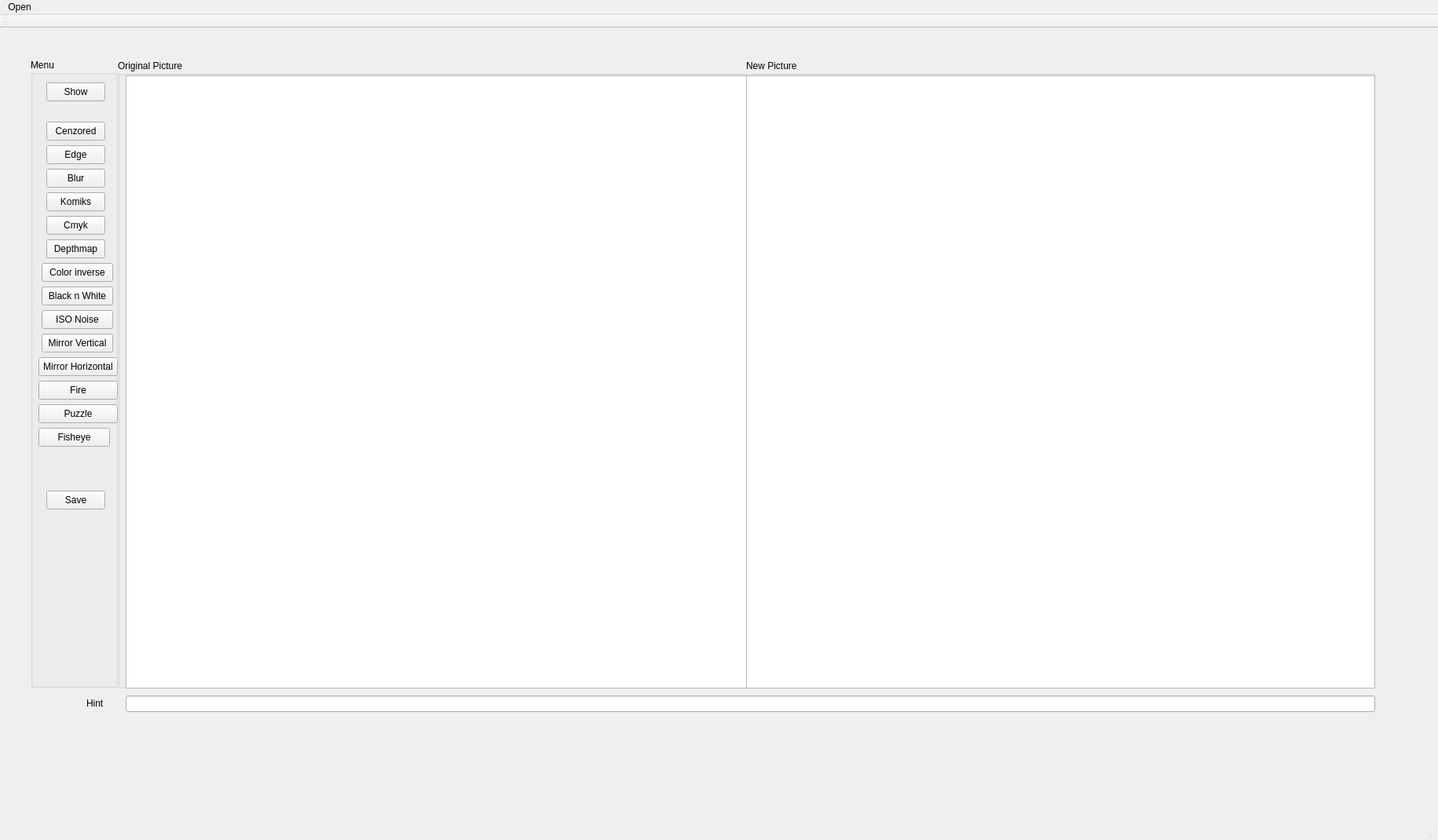
<?xml version="1.0" encoding="UTF-8"?>
<ui version="4.0">
 <class>T_ProjectClass</class>
 <widget class="QMainWindow" name="T_ProjectClass">
  <property name="geometry">
   <rect>
    <x>0</x>
    <y>0</y>
    <width>1831</width>
    <height>1070</height>
   </rect>
  </property>
  <property name="windowTitle">
   <string>T_Project</string>
  </property>
  <widget class="QWidget" name="centralWidget">
   <widget class="QGroupBox" name="groupBoxMenu">
    <property name="geometry">
     <rect>
      <x>39</x>
      <y>39</y>
      <width>111</width>
      <height>801</height>
     </rect>
    </property>
    <property name="title">
     <string>Menu</string>
    </property>
    <widget class="QPushButton" name="pushButtonShow">
     <property name="geometry">
      <rect>
       <x>20</x>
       <y>30</y>
       <width>75</width>
       <height>24</height>
      </rect>
     </property>
     <property name="text">
      <string>Show</string>
     </property>
    </widget>
    <widget class="QPushButton" name="pushButtonCenzored">
     <property name="geometry">
      <rect>
       <x>20</x>
       <y>80</y>
       <width>75</width>
       <height>24</height>
      </rect>
     </property>
     <property name="text">
      <string>Cenzored</string>
     </property>
    </widget>
    <widget class="QPushButton" name="pushButtonEdge">
     <property name="geometry">
      <rect>
       <x>20</x>
       <y>110</y>
       <width>75</width>
       <height>24</height>
      </rect>
     </property>
     <property name="text">
      <string>Edge</string>
     </property>
    </widget>
    <widget class="QPushButton" name="pushButtonBlur">
     <property name="geometry">
      <rect>
       <x>20</x>
       <y>140</y>
       <width>75</width>
       <height>24</height>
      </rect>
     </property>
     <property name="text">
      <string>Blur</string>
     </property>
    </widget>
    <widget class="QPushButton" name="pushButtonKomiks">
     <property name="geometry">
      <rect>
       <x>20</x>
       <y>170</y>
       <width>75</width>
       <height>24</height>
      </rect>
     </property>
     <property name="text">
      <string>Komiks</string>
     </property>
    </widget>
    <widget class="QPushButton" name="pushButtonCmyk">
     <property name="geometry">
      <rect>
       <x>20</x>
       <y>200</y>
       <width>75</width>
       <height>24</height>
      </rect>
     </property>
     <property name="text">
      <string>Cmyk</string>
     </property>
    </widget>
    <widget class="QPushButton" name="pushButtonDepthmap">
     <property name="geometry">
      <rect>
       <x>20</x>
       <y>230</y>
       <width>75</width>
       <height>24</height>
      </rect>
     </property>
     <property name="text">
      <string>Depthmap</string>
     </property>
    </widget>
    <widget class="QPushButton" name="pushButtonColorInverse">
     <property name="geometry">
      <rect>
       <x>14</x>
       <y>260</y>
       <width>91</width>
       <height>24</height>
      </rect>
     </property>
     <property name="text">
      <string>Color inverse</string>
     </property>
    </widget>
    <widget class="QPushButton" name="pushButtonBlackNWhite">
     <property name="geometry">
      <rect>
       <x>14</x>
       <y>290</y>
       <width>91</width>
       <height>24</height>
      </rect>
     </property>
     <property name="text">
      <string>Black n White</string>
     </property>
    </widget>
    <widget class="QPushButton" name="pushButtonISONoise">
     <property name="geometry">
      <rect>
       <x>14</x>
       <y>320</y>
       <width>91</width>
       <height>24</height>
      </rect>
     </property>
     <property name="text">
      <string>ISO Noise</string>
     </property>
    </widget>
    <widget class="QPushButton" name="pushButtonMirrorVertical">
     <property name="geometry">
      <rect>
       <x>14</x>
       <y>350</y>
       <width>91</width>
       <height>24</height>
      </rect>
     </property>
     <property name="text">
      <string>Mirror Vertical</string>
     </property>
    </widget>
    <widget class="QPushButton" name="pushButtonMirrorHorizontal">
     <property name="geometry">
      <rect>
       <x>10</x>
       <y>380</y>
       <width>101</width>
       <height>24</height>
      </rect>
     </property>
     <property name="text">
      <string>Mirror Horizontal</string>
     </property>
    </widget>
    <widget class="QPushButton" name="pushButtonFire">
     <property name="geometry">
      <rect>
       <x>10</x>
       <y>410</y>
       <width>101</width>
       <height>24</height>
      </rect>
     </property>
     <property name="text">
      <string>Fire</string>
     </property>
    </widget>
    <widget class="QPushButton" name="pushButtonPuzzle">
     <property name="geometry">
      <rect>
       <x>10</x>
       <y>440</y>
       <width>101</width>
       <height>24</height>
      </rect>
     </property>
     <property name="text">
      <string>Puzzle</string>
     </property>
    </widget>
    <widget class="QPushButton" name="pushButtonFisheye">
     <property name="geometry">
      <rect>
       <x>10</x>
       <y>470</y>
       <width>91</width>
       <height>24</height>
      </rect>
     </property>
     <property name="text">
      <string>Fisheye</string>
     </property>
    </widget>
    <widget class="QPushButton" name="pushButtonSave">
     <property name="geometry">
      <rect>
       <x>20</x>
       <y>550</y>
       <width>75</width>
       <height>24</height>
      </rect>
     </property>
     <property name="text">
      <string>Save</string>
     </property>
    </widget>
   </widget>
   <widget class="QGroupBox" name="groupBoxOriginPic">
    <property name="geometry">
     <rect>
      <x>150</x>
      <y>40</y>
      <width>801</width>
      <height>801</height>
     </rect>
    </property>
    <property name="title">
     <string>Original Picture</string>
    </property>
    <widget class="QGraphicsView" name="graphicsView_OriginPic">
     <property name="geometry">
      <rect>
       <x>10</x>
       <y>20</y>
       <width>791</width>
       <height>781</height>
      </rect>
     </property>
    </widget>
   </widget>
   <widget class="QGroupBox" name="groupBoxNewPic">
    <property name="geometry">
     <rect>
      <x>950</x>
      <y>40</y>
      <width>801</width>
      <height>801</height>
     </rect>
    </property>
    <property name="title">
     <string>New Picture</string>
    </property>
    <widget class="QGraphicsView" name="graphicsView_NewPic">
     <property name="geometry">
      <rect>
       <x>0</x>
       <y>20</y>
       <width>801</width>
       <height>781</height>
      </rect>
     </property>
    </widget>
   </widget>
   <widget class="QLineEdit" name="lineEditHint">
    <property name="geometry">
     <rect>
      <x>160</x>
      <y>850</y>
      <width>1591</width>
      <height>21</height>
     </rect>
    </property>
   </widget>
   <widget class="QLabel" name="labelHint">
    <property name="geometry">
     <rect>
      <x>110</x>
      <y>850</y>
      <width>31</width>
      <height>20</height>
     </rect>
    </property>
    <property name="text">
     <string>Hint</string>
    </property>
   </widget>
  </widget>
  <widget class="QMenuBar" name="menuBar">
   <property name="geometry">
    <rect>
     <x>0</x>
     <y>0</y>
     <width>1831</width>
     <height>22</height>
    </rect>
   </property>
   <widget class="QMenu" name="menuOpen">
    <property name="title">
     <string>Open</string>
    </property>
    <addaction name="actionBrowse"/>
   </widget>
   <addaction name="menuOpen"/>
  </widget>
  <widget class="QToolBar" name="mainToolBar">
   <attribute name="toolBarArea">
    <enum>TopToolBarArea</enum>
   </attribute>
   <attribute name="toolBarBreak">
    <bool>false</bool>
   </attribute>
  </widget>
  <widget class="QStatusBar" name="statusBar"/>
  <action name="actionBrowse">
   <property name="text">
    <string>Browse</string>
   </property>
  </action>
 </widget>
 <layoutdefault spacing="6" margin="11"/>
 <resources>
  <include location="T_Project.qrc"/>
 </resources>
 <connections/>
</ui>
